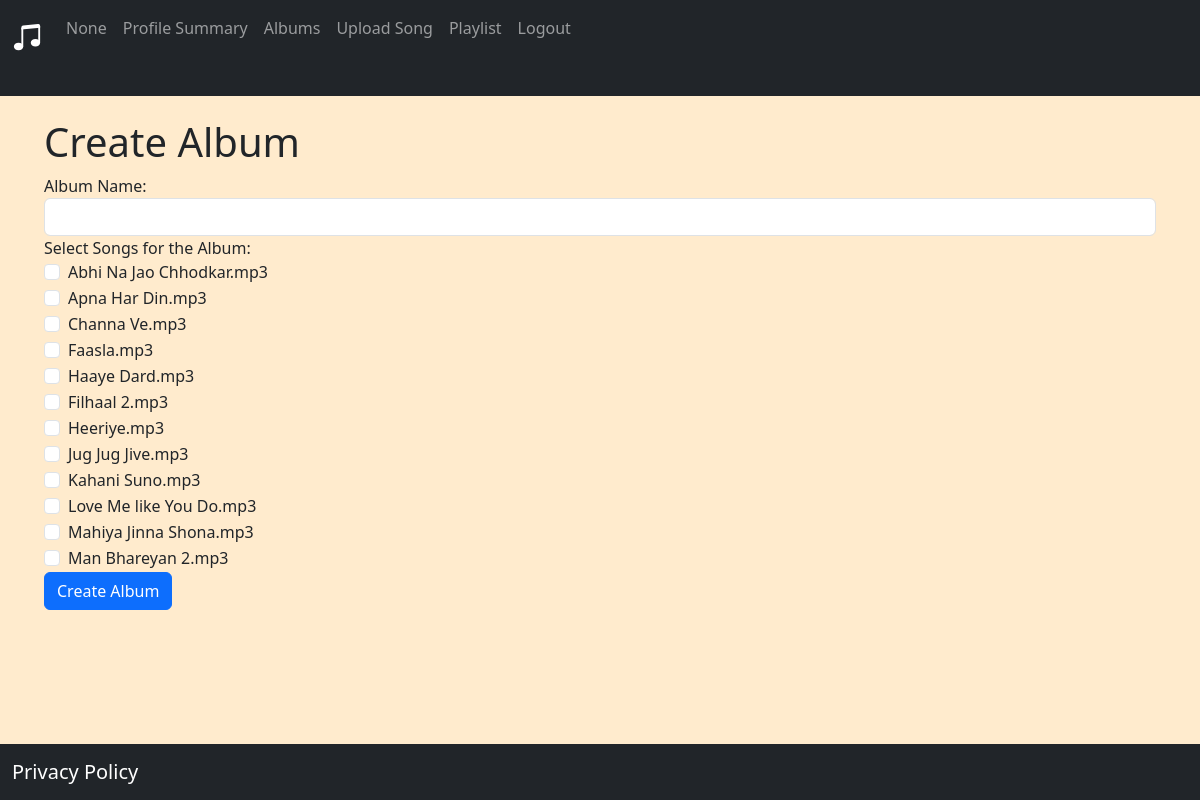
Page /create_album on the committed database.
### website/models.py (models this page shows)
class Song(db.Model):
    id = db.Column(db.Integer, primary_key = True)
    name = db.Column(db.String(150))
    lyrics = db.Column(db.String(5000))
    duration = db.Column(db.String(150))
    singer = db.Column(db.String(150))
    genre = db.Column(db.String(150))
    created_at = db.Column(db.DateTime(), default = func.now())
    ratings = db.Column(db.Float, default=0.0)
    num_ratings = db.Column(db.Integer, default=0)
    user_id = db.Column(db.Integer, db.ForeignKey('user.id'))
    albums = db.relationship('Album', secondary= album_song_association, back_populates='album_songs')
    playlists = db.relationship('Playlist', secondary= playlist_song_association, back_populates='songs')

### website/album.py (the view, shortened to what this page needs)
@album.route('/create_album', methods = ['GET', 'POST'])
def create_album():
    user_name = session.get('user_name')
    user_id = session.get('user')
    songs = Song.query.all()
    return render_template('create_album.html',  user_name=user_name, songs= songs)

### website/templates/create_album.html (shortened to what this page needs)
{% extends "base.html" %}
{% block content %}
<div class="container">
    <h1>Create Album</h1>
    <form method="post" action="{{ url_for('album.create_album') }}">
        <div class="form-group">
            <label for="album_name">Album Name:</label>
            <input type="text" class="form-control" id="album_name" name="album_name" required>
        </div>
        <div class="form-group">
            <label for="selected_songs">Select Songs for the Album:</label>
            {% for song in songs %}
            <div class="form-check">
                <input type="checkbox" class="form-check-input" id="song{{ song.id }}" name="selected_songs" value="{{ song.id }}">
                <label class="form-check-label" for="song{{ song.id }}">{{ song.name }}</label>
            </div>
            {% endfor %}
        </div>
        <button type="submit" class="btn btn-primary">Create Album</button>
    </form>
</div>
{% endblock %}

### rows in the picture
Song: name "Abhi Na Jao Chhodkar.mp3"
Song: name "Apna Har Din.mp3"
Song: name "Channa Ve.mp3"
Song: name "Faasla.mp3"
Song: name "Haaye Dard.mp3"
Song: name "Filhaal 2.mp3"
Song: name "Heeriye.mp3"
Song: name "Jug Jug Jive.mp3"
Song: name "Kahani Suno.mp3"
Song: name "Love Me like You Do.mp3"
Song: name "Mahiya Jinna Shona.mp3"
Song: name "Man Bhareyan 2.mp3"

### other values in the picture
{{ user_name }} "None"
